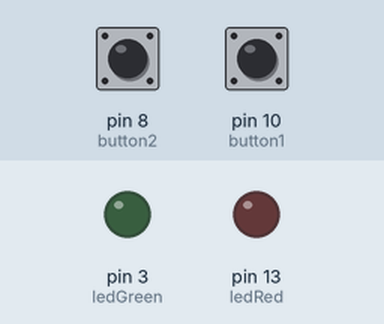
Simulated run of this sketch. Board: Arduino Uno, built with avr-gcc and run on an emulated ATmega328P. Shown: output pins drawn as LEDs (lit = HIGH). Inputs (shaded band) come from the test bench; at power-on: pin 8 (button2) LOW, pin 10 (button1) LOW. What the sketch prints to the serial monitor is not drawn.

Above: at 1.2 s.
1.3 s: pin 8 (button2) pulled HIGH for 0.15 s
At 2.1 s:
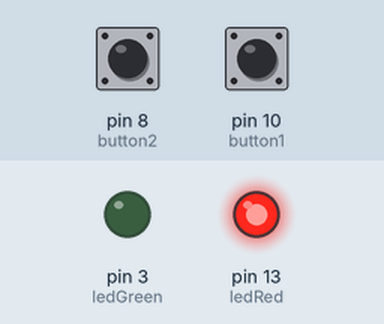
3.8 s: pin 10 (button1) pulled HIGH for 3.2 s
At 8.3 s:
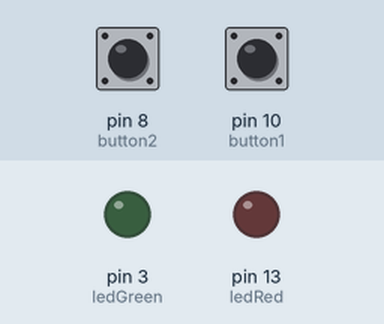
8.5 s: pin 8 (button2) pulled HIGH for 3.2 s
At 8.9 s:
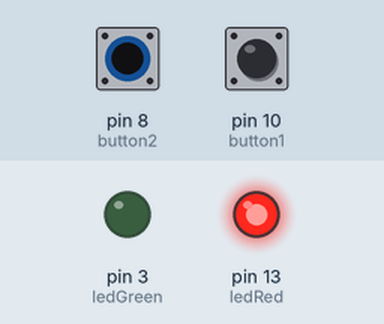
Timing chart, 0 to 14.0 s (numbered marks = the images above; inputs shaded):
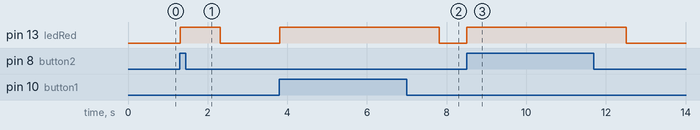

Measured:
- after the input at 1.3 s, pin 13 (ledRed): LOW → HIGH at once, → LOW 1.0 s later
- after the input at 3.8 s, pin 13 (ledRed): LOW → HIGH at once, → LOW 4.0 s later
- after the input at 8.5 s, pin 13 (ledRed): LOW → HIGH at once, → LOW 4.0 s later

The sketch:

Tugas_W03s03t2.ino
```cpp
int ledRed = 13;
int ledGreen = 3;
int button1 = 10;
int button2 = 8;

int But1, But2 = 0;


void fun1(){
  digitalWrite(ledRed, HIGH);
  digitalWrite(ledGreen, LOW);
  delay(1000);
  digitalWrite(ledRed, LOW);
  digitalWrite(ledGreen, HIGH);
}
void fun2(){
  digitalWrite(ledRed, LOW);
  digitalWrite(ledGreen, HIGH);
  delay(1000);
  digitalWrite(ledGreen, LOW);
}

void setup() {
  // put your setup code here, to run once:
  Serial.begin(9600);
  pinMode(ledRed, OUTPUT);
  pinMode(ledGreen, OUTPUT);
  pinMode(button1, INPUT);
  pinMode(button2, INPUT);
}

void loop() {
  // put your main code here, to run repeatedly:
  But1 = digitalRead(button1);
  But2 = digitalRead(button2);
  Serial.println(But1);
  Serial.println(But2);
  if(But1 == 1){
    fun1();
  }
  if(But2 == 1) {
    fun1();
  }
  else {
    digitalWrite(ledRed, LOW);
    digitalWrite(ledGreen, LOW);
  }
}
```
